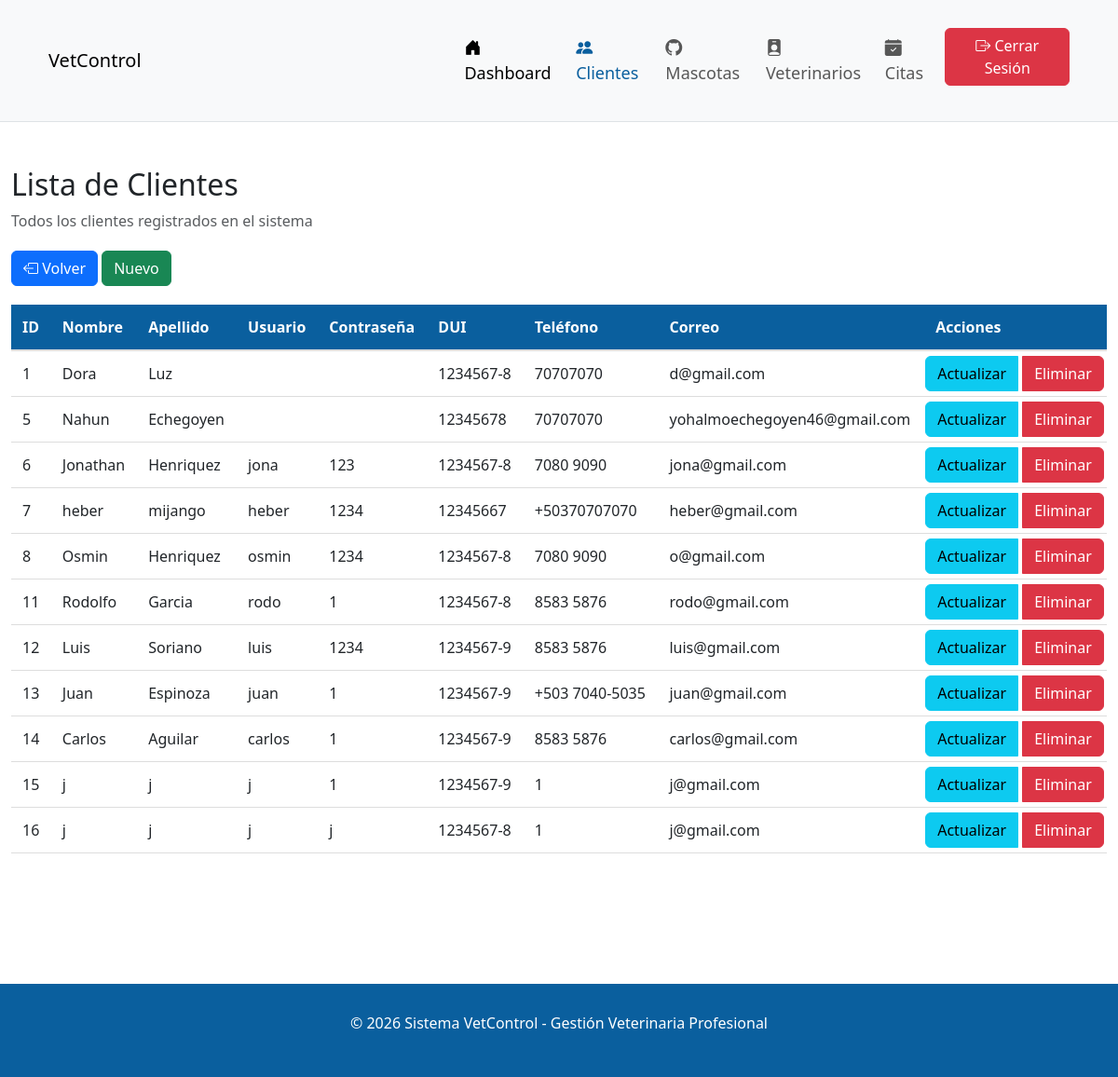
/index.php?accion=listarClientes (signed in), run on an earlier commit of the app's database.
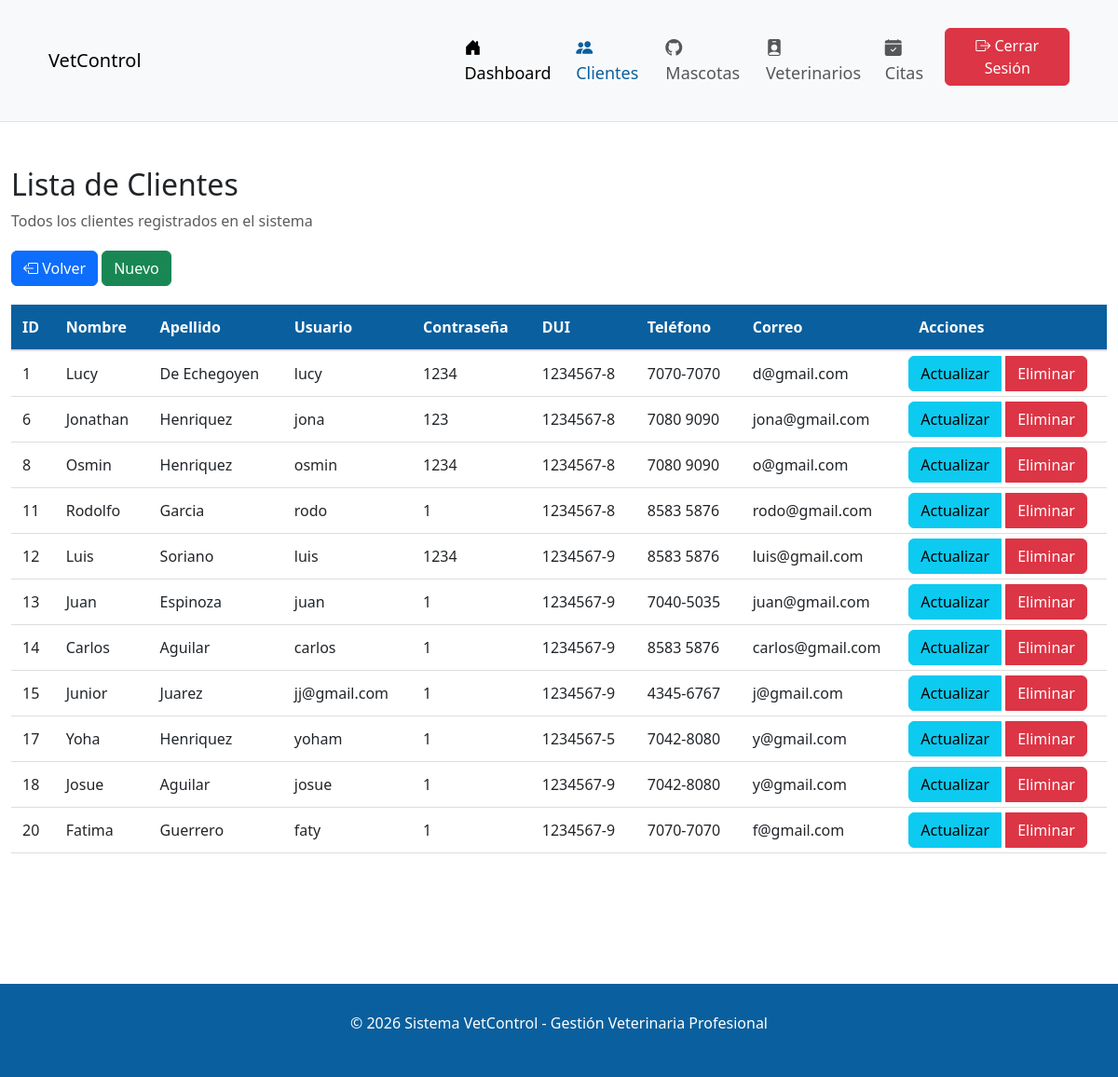
And on a later commit of the database.
### tables this page shows
CREATE TABLE `clientes` (
  `id_cliente` int(11) NOT NULL,
  `nombre` varchar(50) NOT NULL,
  `apellido` varchar(50) NOT NULL,
  `usuario` varchar(25) NOT NULL,
  `clave` varchar(25) NOT NULL,
  `dui` varchar(10) DEFAULT NULL,
  `telefono` varchar(20) DEFAULT NULL,
  `correo` varchar(100) DEFAULT NULL,
  `id_usuario` int(11) DEFAULT NULL,
  `fecha_creacion` timestamp NOT NULL DEFAULT current_timestamp()
);

### controladores/AdminControlador.php (called while the page is built, shortened)
<?php
require_once "modelos/Cliente.php";
class AdminControlador {
    public function listarClientes() {
        $modelo = new Cliente();
        $clientes = $modelo->obtenerClientes();
        require_once __DIR__ . "/../vistas/admin/lista_clientes.php";
    }
}
?>

### conexion/conexion.php (called while the page is built, shortened)
<?php
class Conexion {
    public static function conectar(){
        $conexion = new mysqli("localhost","root","","vetcontrol_db");
        return $conexion;
    }
}
?>

### modelos/Cliente.php (called while the page is built, shortened)
<?php
require_once __DIR__ . "/../conexion/conexion.php";
class Cliente {
    private $conexion;
    public function __construct(){
        $this->conexion = Conexion::conectar();
    }
    public function obtenerClientes() {
        $sql = "SELECT * FROM clientes";
        return $this->conexion->query($sql);
    }
}

### vistas/admin/lista_clientes.php (the view, shortened to what this page needs)
<!DOCTYPE html>
<html lang="es">
<head>
    <link rel="stylesheet" href="https://cdn.jsdelivr.net/npm/bootstrap-icons@1.13.1/font/bootstrap-icons.min.css">
    <link href="https://cdn.jsdelivr.net/npm/bootstrap@5.3.8/dist/css/bootstrap.min.css" rel="stylesheet">
</head>
<body>
 <nav class="navbar navbar-expand-lg bg-body-tertiary" style="background-color:  #0A5F9E; padding: 30px 40px; font-size: 18px; border-bottom: 1px solid #dee2e6;">
        <div class="container-fluid">
            <div style="diplay:flex; justify-content: space-between; width: 40%;">
            <a href="index.php?accion=dashboardAdmin" class="navbar-brand">VetControl</a>
            </div>
            <div style="display: flex; justify-content: flex-end; width: 60%;">
            <ul class="navbar-nav me-auto mb-4 mb-lg-0">
                <li class="nav-item"><a href="index.php?accion=dashboardAdmin" class="nav-link active" ><i class="bi bi-house-door-fill"></i> Dashboard</a></li>
                <li class="nav-item"><a href="index.php?accion=listarClientes" class="nav-link" style="color: #0A5F9E;"><i class="bi bi-people-fill"></i> Clientes</a></li>
                <li class="nav-item"><a href="index.php?accion=listarMascotas" class="nav-link"><i class="bi bi-github"></i> Mascotas</a></li>
                <li class="nav-item"><a href="index.php?accion=listarVeterinarios" class="nav-link" ><i class="bi bi-person-badge-fill"></i> Veterinarios</a></li>
                <li class="nav-item"><a href="index.php?accion=listarCitas" class="nav-link" ><i class="bi bi-calendar-check-fill"></i> Citas</a></li>
                <div style="display: flex; justify-content: flex-end;">
                 <li class="nav-item"><a href="index.php?accion=salir" class="btn btn-danger" style="align-content: flex-end;"><i class="bi bi-box-arrow-right"></i> Cerrar Sesión</a></li>
                </div>
            </ul>
            </div>
        </div>
    </nav>
    <br><br>
    <div class="container-fluid">
        <div>
            <div>
                <h2>Lista de Clientes</h2>
                <p class="text-muted" style="margin-bottom: 20px;">Todos los clientes registrados en el sistema</p>
            </div>
            <div style="margin-bottom: 20px">
                 <a href="index.php?accion=dashboardAdmin" class="btn btn-primary" ><i class="bi bi-box-arrow-left"></i>  Volver</a>
                 <a href="index.php?accion=nuevoC" class="btn btn-success" style="margin-right: 5px;">Nuevo</a>
            </div>
            <?php if ($clientes && $clientes->num_rows > 0): ?>
            <div style="overflow-x: auto;">
                <table style="width: 100%; border-collapse: collapse; margin-bottom: 20px;">
                    <thead>
                        <tr style="background-color: #0A5F9E; color: white;">
                            <th style="padding: 12px; text-align: left; border-bottom: 2px solid #ddd;">ID</th>
                            <th style="padding: 12px; text-align: left; border-bottom: 2px solid #ddd;">Nombre</th>
                            <th style="padding: 12px; text-align: left; border-bottom: 2px solid #ddd;">Apellido</th>
                            <th style="padding: 12px; text-align: left; border-bottom: 2px solid #ddd;">Usuario</th>
                            <th style="padding: 12px; text-align: left; border-bottom: 2px solid #ddd;">Contraseña</th>
                            <th style="padding: 12px; text-align: left; border-bottom: 2px solid #ddd;">DUI</th>
                            <th style="padding: 12px; text-align: left; border-bottom: 2px solid #ddd;">Teléfono</th>
                            <th style="padding: 12px; text-align: left; border-bottom: 2px solid #ddd;">Correo</th>
                            <th style="padding: 12px; text-align: left; border-bottom: 2px solid #ddd;">Acciones</th>
                        </tr>
                    </thead>
                    <tbody>
                        <?php while ($cliente = $clientes->fetch_assoc()): ?>
                        <tr style="border-bottom: 1px solid #ddd;">
                            <td style="padding: 12px;"><?php echo htmlspecialchars($cliente["id_cliente"] ?? $cliente["id"] ?? ""); ?></td>
                            <td style="padding: 12px;"><?php echo htmlspecialchars($cliente["nombre"]); ?></td>
                            <td style="padding: 12px;"><?php echo htmlspecialchars($cliente["apellido"]); ?></td>
                            <td style="padding: 12px;"><?php echo htmlspecialchars($cliente["usuario"]); ?></td>
                             <td style="padding: 12px;"><?php echo htmlspecialchars($cliente["clave"]); ?></td>
                            <td style="padding: 12px;"><?php echo htmlspecialchars($cliente["dui"]); ?></td>
                            <td style="padding: 12px;"><?php echo htmlspecialchars($cliente["telefono"]); ?></td>
                            <td style="padding: 12px;"><?php echo htmlspecialchars($cliente["correo"]); ?></td>
                           <td>
                                <div class="btn-group" role="group">
                                    <a href="index.php?accion=actualizarC&id_cliente=<?php echo $cliente['id_cliente']; ?>" class="btn btn-info" style="margin-right: 5px;">Actualizar</a>
                                    <a href="index.php?accion=eliminarC&id_cliente=<?php echo $cliente['id_cliente']; ?>" class="btn btn-danger" onclick="return confirm('¿Estás seguro de que deseas eliminar este cliente y su cuenta?');">Eliminar</a>
                                </div>
                           </td>
                        </tr>
                        <?php endwhile; ?>
                    </tbody>
                </table>
            </div>
            <?php else: ?>
            <div class="card" style="padding: 20px; background-color: #f8f9fa; border: 1px solid #ddd; border-radius: 5px;">
                <p style="color: #666; margin: 0;">No hay clientes registrados en el sistema.</p>
            </div>
            <?php endif; ?>
        </div>
    </div>
<br><br><br>
<br>
<br>
     <div class="container-fluid" style="background-color: #0A5F9E; color: white; padding: 30px; text-align: center;">
          <footer>
             <p>&copy; 2026 Sistema VetControl - Gestión Veterinaria Profesional</p>
         </footer>
     </div>
</body>
</html>

### index.php (shortened to what this page needs)
<?php
require_once "controladores/AdminControlador.php";
$admin = new AdminControlador();
$accion = isset($_GET["accion"]) ? $_GET["accion"] : "";
switch ($accion) {
    case "listarClientes":
        $admin->listarClientes();
        break;
}
?>

What changed in the data, as far as the page shows it:
removed clientes: id_cliente "5", nombre "Nahun", apellido "Echegoyen", dui "12345678", telefono "70707070", correo "yohalmoechegoyen46@gmail.com"
removed clientes: id_cliente "7", nombre "heber", apellido "mijango", usuario "heber", clave "1234", dui "12345667", telefono "+50370707070", correo "heber@gmail.com"
removed clientes: id_cliente "16", nombre "j", apellido "j", usuario "j", clave "j", dui "1234567-8", telefono "1", correo "j@gmail.com"
changed clientes "d@gmail.com": nombre "Dora" → "Lucy"; apellido "Luz" → "De Echegoyen"; usuario (not shown) → "lucy"; clave (not shown) → "1234"; telefono "70707070" → "7070-7070"
changed clientes "Juan": telefono "+503 7040-5035" → "7040-5035"
changed clientes "j@gmail.com": nombre "j" → "Junior"; apellido "j" → "Juarez"; usuario "j" → "jj@gmail.com"; telefono "1" → "4345-6767"
added clientes: id_cliente "17", nombre "Yoha", apellido "Henriquez", usuario "yoham", clave "1", dui "1234567-5", telefono "7042-8080", correo "y@gmail.com"
added clientes: id_cliente "18", nombre "Josue", apellido "Aguilar", usuario "josue", clave "1", dui "1234567-9", telefono "7042-8080", correo "y@gmail.com"
added clientes: id_cliente "20", nombre "Fatima", apellido "Guerrero", usuario "faty", clave "1", dui "1234567-9", telefono "7070-7070", correo "f@gmail.com"
